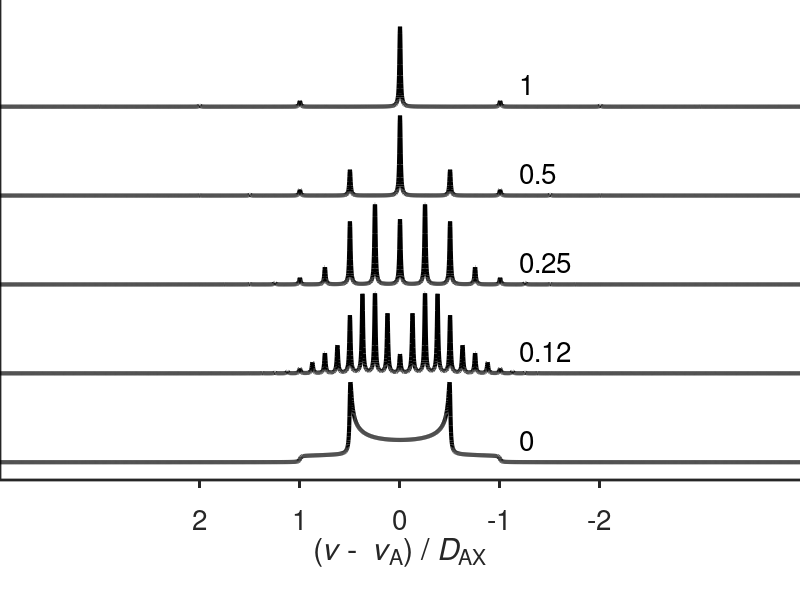
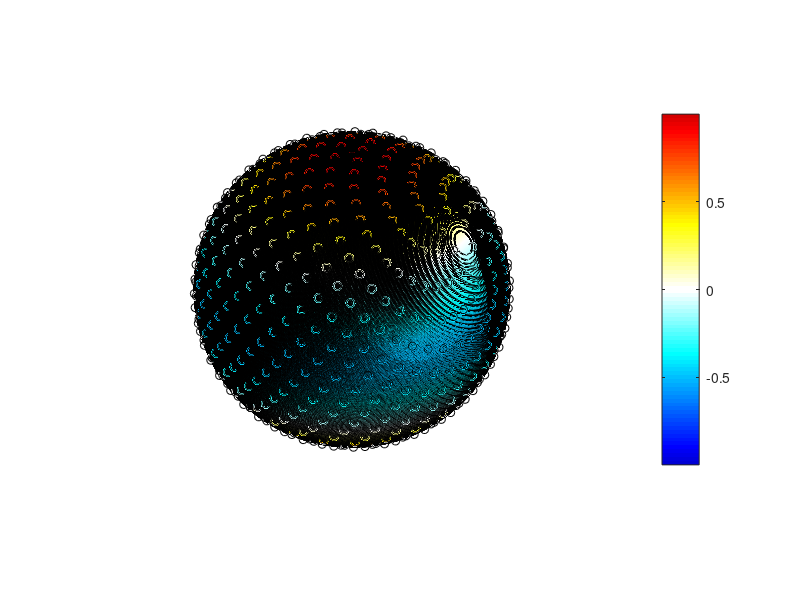

MATLAB code to generate these figures, in order:
clear all

cputime1=cputime;

td = 1*1024; %no of points in time domain signal
swh = 100e3; %spectral width [Hz]

offset = 0;
Deltanudip = 10e3;
omegaRvector = [0 .125 .25 .5 1]*Deltanudip*2*pi;
%omegaRvector = linspace(0,1,500)*Deltanudip*2*pi;



for nomegaR = 1:length(omegaRvector)
    omegaR = omegaRvector(nomegaR);


    dw = 1/swh; %dwell time [s]
    si = 4*td; %no of points in spectrum
    sr = swh/si; %digital resolution in spectrum [Hz]
    aq = td*dw; %acquisition time [s]
    T2 = aq/5; %decay time of the time domain signal, T2 [s]

    t = aq*linspace(0,1,td); %time vector

    nu = swh*linspace(0,1,si); %frequency vector
    nu = nu - nu(si/2+1); %set the proper zero frequency

    Ntimes = td;

    dt = dw;

    theta = linspace(0,-pi/2,200);
    phi = zeros(size(theta));
    weight = abs(sin(theta));
    weight = weight/sum(weight);

    %load LEBhemi151
    %load LEBhemi385
    %load STEPhemi900
    %load SHREWD_STEPhemi66
    %load SHREWD_STEPhemi378
    %load SHREWD_STEPhemi946
    %load SHREWD_STEPhemi3321
    %load REPfull376
    %load SHREWD_REPfull376
    %load ZCWfull377
    load ZCWfull616


    alpha = acos(sqrt(1/3)) - 0*pi/180;

    phi0 = phi;
    theta0 = theta;
    Nphi = length(phi0);

    z0 = cos(theta0);
    x0 = sin(theta0).*cos(phi0);
    y0 = sin(theta0).*sin(phi0);

    z0prim = cos(theta0);
    x0prim = sin(theta0).*cos(phi0);
    y0prim = sin(theta0).*sin(phi0);

    if omegaR ~= 0
        x0 = x0prim*cos(alpha) - z0prim*sin(alpha);
        y0 = y0prim;
        z0 = z0prim*cos(alpha) + x0prim*sin(alpha);
    end


    [x0Array,tArray] = ndgrid(x0,t);
    [y0Array,tArray] = ndgrid(y0,t);
    [z0Array,tArray] = ndgrid(z0,t);
    [weightArray,tArray] = ndgrid(weight,t);

    gammaArray = omegaR*tArray;

    xprim = x0Array*cos(alpha) + z0Array*sin(alpha);
    yprim = y0Array;
    zprim = z0Array*cos(alpha) - x0Array*sin(alpha);

    clear x0Array y0Array z0Array

    xyprim = xprim + i*yprim;
    xyprim = xyprim.*exp(i*gammaArray);
    xprim = real(xyprim);
    yprim = imag(xyprim);
    zprim = zprim.*ones(size(gammaArray));

    x = xprim*cos(alpha) - zprim*sin(alpha);
    y = yprim;
    z = zprim*cos(alpha) + xprim*sin(alpha);

    clear xprim yprim zprim xyprim

    %rprim = sqrt(xprim.^2 + yprim.^2 + zprim.^2);
    %r = sqrt(x.^2 + y.^2 + z.^2);

    thetaArray = acos(z);

    thetaSphere = linspace(0,pi,100);
    phiSphere = linspace(0,2*pi,200);

    [thetaSphere,phiSphere] = ndgrid(thetaSphere,phiSphere);

    P2cosSphere = 0.5*(3*cos(thetaSphere).^2-1);

    xSphere = .99*sin(thetaSphere).*cos(phiSphere);
    ySphere = .99*sin(thetaSphere).*sin(phiSphere);
    zSphere = .99*cos(thetaSphere);

    figure(1), clf
    surf(xSphere,ySphere,zSphere,P2cosSphere)
    shading('interp'), axis('square')
    axis off
    hold on
    plot3(2*[-1 1],[0 0],[0 0],'-k','LineWidth',3)
    plot3([0 0],2*[-1 1],[0 0],'-k','LineWidth',3)
    plot3([0 0],[0 0],2*[-1 1],'-k','LineWidth',3)
    axis([-1 1 -1 1 -1 1])
    view(-150,30)
    caxis([-1 1])

    plot3(x0',y0',z0','ok')
    plot3(x',y',z','-k')
    hold off

    colormap('default')
    colormap('hot')
    hot = colormap;
    hot = hot(20:64,:);
    cool = [hot(:,3) hot(:,2) hot(:,1)];
    hotcool = [cool; flipud(hot)];
    colormap(hotcool)
    colorbar
    colorbar('YTick',[-.5 0 .5])

    clear x y z

    P2costheta = 0.5*(3*cos(thetaArray).^2-1);


    omegaArray = 2*pi*Deltanudip*P2costheta;
    omegaArray = [zeros(Nphi,1) omegaArray(:,1:Ntimes-1)];
    phaseArray = cumsum(omegaArray*dt,2);

%     figure(2), clf
%     subplot(2,1,1)
%     plot(omegaR*t/2/pi,omegaArray/2/pi,'k-','LineWidth',.5)
%     axis([0 max(omegaR*t/2/pi) 1.5*Deltanudip*[-.75 1]])
%     ylabel('\Delta\nu_d / Hz','FontSize',20)
%     %legend('\nu_A','\nu_A')
%     set(gca,'LineWidth',2)
% 
%     subplot(2,1,2)
%     plot(omegaR*t/2/pi,phaseArray,'k-','LineWidth',.5)
%     %hold on
%     % plot(t,-phaseArray,'--','LineWidth',3)
%     % hold off
%     axis([0 max(omegaR*t/2/pi) 1.5*max(max(phaseArray))*[-1 1]])
%     ylabel('\theta / rad','FontSize',20)
%     set(gca,'LineWidth',2)
%     xlabel('\omega_R\itt\rm/2\pi','FontSize',20)
%     %print DipIntMASplot -djpeg -r300

    SignalArray = exp(-i*phaseArray - i*2*pi*offset.*tArray) + exp(i*phaseArray - i*2*pi*offset.*tArray);
    %return
    SArray = weightArray.*SignalArray.*exp(-tArray/T2);

    clear omegaArray phaseArray SignalArray weightArray tArray

    S = sum(SArray(:,:),1);

    clear SArray

    S(:,1) = .5*S(:,1); %multiply first point by .5 to get zero baseline of spectrum
    I = ifft(S,si,2); %fast Fourier transform
    I = ifftshift(I,2); %swap left and right parts of spectrum


    figure(3), clf
    subplot(2,1,1)
    plot(t,real(S),'-',t,imag(S),'-')
    xlabel('time / s')
    legend('real','imag')
    %title(['offsetA=' num2str(offsetA) 'Hz offsetB=' num2str(offsetB) 'Hz k=' num2str(k) 'Hz T_2=' num2str(T2) 's'])

    subplot(2,1,2)
    plot(nu,real(I),'-')
    xlabel('frequency / Hz')
    axis( [offset + 3*Deltanudip*[-1 1] max(real(I))*[-.1 1.1]])
    set(gca,'XDir','reverse')
    title(['swh=' num2str(swh) 'Hz sr=' num2str(sr,3) 'Hz si=' num2str(si) ' aq=' num2str(aq) 's dw=' num2str(dw,3) 's td=' num2str(td)])

    % figure(3), clf
    % subplot(3,1,1)
    % plot(t,thetaArray)
    % ylabel('\theta')
    % title(['\alpha=' num2str(alpha)])
    % subplot(3,1,2)
    % plot(t,omegaArray/2/pi)
    % ylabel('\nu')
    % subplot(3,1,3)
    % plot(t,phaseArray)
    % xlabel('t'), ylabel('\theta')

    Iall(nomegaR,:) = real(I);
    pause(.1)
end

Iallplot = zeros(size(Iall));
Imax = max(max(Iall));
for nomegaR = 1:length(omegaRvector)
    Iallplot(nomegaR,:) = .9*Iall(nomegaR,:)/max(Iall(nomegaR,:)) + 1*(nomegaR-1);
end

nuplot = nu/Deltanudip;

figure(3), clf
axes('position',[0 .2 1 .8])
plot(nuplot,Iallplot,'-k','LineWidth',3)
xlabel('(\it\nu\rm -  \it\nu\rm_A) / \itD\rm_A_X','FontSize',25)
axis([4*[-1 1] [-.2 length(omegaRvector)+.2]])
set(gca,'XDir','reverse','FontSize',20,'LineWidth',2,'YTick',[],'XTick',[-2:1:2],'box','off','TickDir','out')

for nomegaR = 1:length(omegaRvector)
    text(-1.2,nomegaR-.75,num2str(omegaRvector(nomegaR)/(Deltanudip*2*pi),2),'FontSize',20)
end
print DipIntMASrate -deps

return
Iallplot = zeros(size(Iall));
for nomegaR = 1:length(omegaRvector)
    Iallplot(nomegaR,:) = log10(Iall(nomegaR,:)/max(Iall(nomegaR,:)));
end

logthresh = -1;
Iallplot(find(logthresh>Iallplot)) = logthresh;

nuRplot = omegaRvector/2/pi/Deltanudip;

figure(4), clf
surf(nuplot,nuRplot,Iallplot)
shading('interp')
view(0,90)
colormap('hot')
axis('tight')
set(gca,'XDir','reverse','FontSize',20,'LineWidth',2,'YTick',[0 .5 1],'Xlim',1.5*[-1 1],'box','off','TickDir','out')
xlabel('(\it\nu\rm -  \it\nu\rm_A) / \itD\rm_A_X','FontSize',25)
ylabel('\it\nu\rm_R / \itD\rm_A_X','FontSize',25)

%print DipIntMASratecol -depsc

cputime2=cputime-cputime1
